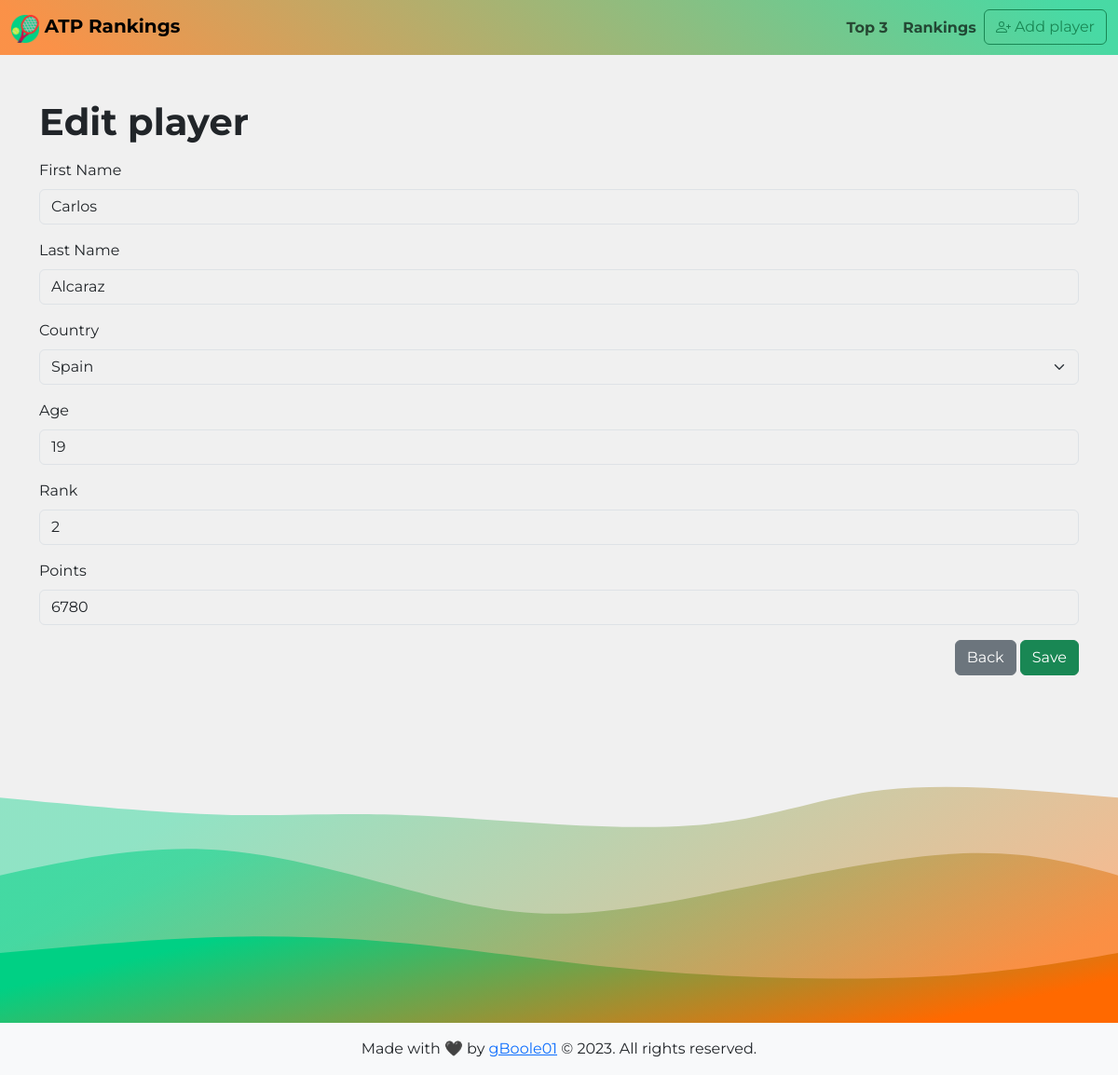
/editPlayer.php?id=669177c5-ab0d-48e9-93d6-24d3d271b640, run on the app's committed database.
### tables this page shows
CREATE TABLE players (
    id INT NOT NULL AUTO_INCREMENT,
    uuid VARCHAR(255) NOT NULL,
    firstname VARCHAR(255) NOT NULL,
    lastname VARCHAR(255) NOT NULL,
    country VARCHAR(255) NOT NULL,
    age INT NOT NULL,
    rank INT NOT NULL,
    points INT NOT NULL,
    image VARCHAR(255),
    PRIMARY KEY (id)
);

### src/lib/countries.php (called while the page is built, shortened)
<?php
function getCountries()
{
    return $countries;
}

### src/editPlayer.php (the view, shortened to what this page needs)
<?php
require('lib/countries.php');
$pdo = dbConnect();
$countries = getCountries();
$playerId = $_GET['id'] ?? null;
$sql = "SELECT * FROM players WHERE uuid = :uuid";
$stmt = $pdo->prepare($sql);
$stmt->bindParam(':uuid', $playerId, PDO::PARAM_STR);
$stmt->execute();
$player = $stmt->fetch();
include('inc/header.php'); ?>
<h1 class="fw-bolder mb-3">Edit player</h1>
<form class="d-flex flex-column gap-3" action="/editPlayer.php?id=<?= $playerId ?>" method="POST" novalidate>
    <div>
        <label for="firstname" class="form-label">First Name</label>
        <input type="text" class="form-control" id="firstname" name="firstname" required value="<?= $player['firstname'] ?>">
    </div>
    <div>
        <label for="lastname" class="form-label">Last Name</label>
        <input type="text" class="form-control" id="lastname" name="lastname" required value="<?= $player['lastname'] ?>">
    </div>
    <div>
        <label for="country" class="form-label">Country</label>
        <select class="form-select" id="country" name="country" required>
            <?php foreach ($countries as $iso => $country) { ?>
                <option value="<?= $iso ?>" <?= $player['country'] === $iso ? 'selected' : '' ?>><?= $country ?></option>
            <?php } ?>
        </select>
    </div>
    <div>
        <label for="age" class="form-label">Age</label>
        <input type="number" class="form-control" id="age" name="age" required value="<?= $player['age'] ?>">
    </div>
    <div>
        <label for="rank" class="form-label">Rank</label>
        <input type="number" class="form-control" id="rank" name="rank" required value="<?= $player['rank'] ?>">
    </div>
    <div>
        <label for="points" class="form-label">Points</label>
        <input type="number" class="form-control" id="points" name="points" required value="<?= $player['points'] ?>">
    </div>
    <div class="text-end">
        <a href="/viewPlayer.php?id=<?= $player["uuid"] ?>" class="btn btn-secondary">Back</a>
        <button type="submit" class="btn btn-success">Save</button>
    </div>
</form>
<?php include('inc/footer.php');

### src/assets/css/style.css (style rules this page uses)
*, *::before, *::after { box-sizing: border-box; }
body, h1, h2, h3, h4, p, figure, blockquote, dl, dd { margin: 0; }
body { min-height: 100vh; text-rendering: optimizeSpeed; line-height: 1.5; }
input, button, textarea, select { font: inherit; }
body { font-family: "Montserrat", sans-serif; height: 100vh; min-width: 320px; display: flex; flex-direction: column; }
:root { --bs-body-bg: #f0f0f0; --bs-body-bg-rgb: rgb(240, 240, 240); }
input[type="number"] { -moz-appearance: textfield; }

### data on the page
players: firstname "Carlos", lastname "Alcaraz", country "Spain", age "19", rank "2", points "6780"
